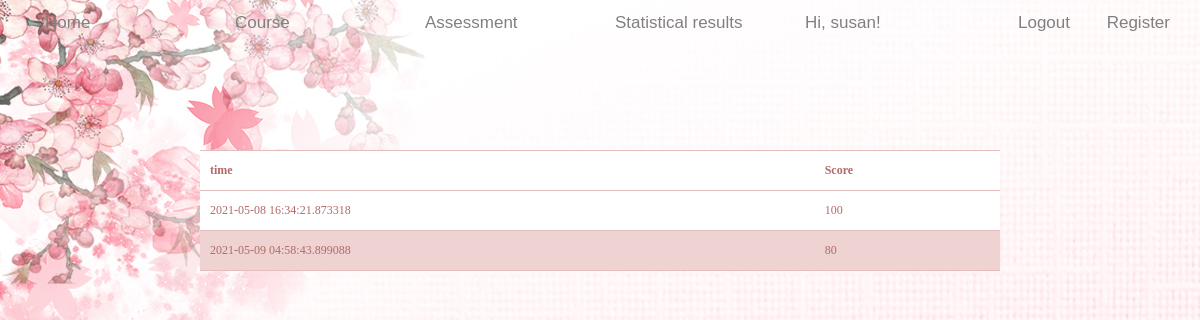
Screenshot of /table (signed in) with the database file from the repository.
### app/models.py (models this page shows, shortened)
class User(UserMixin, db.Model):
    id = db.Column(db.Integer, primary_key=True)
    username = db.Column(db.String(64), index=True, unique=True)
    email = db.Column(db.String(120), index=True, unique=True)
    password_hash = db.Column(db.String(128))
    results = db.relationship('Result', backref='author', lazy='dynamic')
    def get_id(self):
        return self.id

class Result(db.Model):
    id = db.Column(db.Integer, primary_key=True)
    user_id = db.Column(db.Integer, db.ForeignKey('user.id'))
    timestamp = db.Column(db.DateTime, index=True, default=datetime.utcnow)
    mark = db.Column(db.Integer)

### app/routes.py (the view)
@app.route('/table')
@login_required
def table():
    results = Result.query.filter_by(user_id=current_user.get_id()).all()
    return render_template("table.html", results=results)

### app/models.py (called while the page is built)
@login.user_loader
def load_user(id):
    return User.query.get(int(id))

### app/templates/table.html (shortened to what this page needs)
<!DOCTYPE html>
<html lang="en">
<head>
    <link rel="stylesheet" href="../static/css/base.css">
    <link rel="stylesheet" href="../static/bootstrap-3.4.1-dist/css/bootstrap.css">
</head>
<body>
    <header class="wz">
        <div style="height: 10px;"></div>
        <div class="container mycheng" style="width: 100%;">
            <div class="container" style= "width: 100%; height: 40px;">
                <div class="col-lg-2 col-md-4 col-sm-6"><a href="/home" target="_self" class="navigation">Home</a></div>
                <div class="col-lg-2 col-md-4 col-sm-6"><a href="/learn" target="_self" class="navigation">Course</a></div>
                <div class="col-lg-2 col-md-4 col-sm-6"><a href="/assessment_home" target="_self" class="navigation">Assessment</a></div>
                <div class="col-lg-2 col-md-4 col-sm-6"><a href="/table" target="_self" class="navigation">Statistical results</a></div>
                <div class="col-lg-4 col-md-4 col-sm-6">
                    {% if current_user.is_anonymous %}
                    <a href="/login" class="login navigation" target="_self">Login</a>
                    {% else %}
                    <a class="navigation"> Hi, {{ current_user.username }}! </a>
                    <a href="/logout" class="login navigation" target="_self">Logout</a>
                    {% endif %}
                    <a href="/register" class="register navigation" target="_self">Register</a>
                </div>
            </div>
        </div>
    </header>
    <table id='table-1'>
        <thead>
            <tr>
                <th>time</th>
                <th>Score</th>
            </tr>
        </thead>
        <tbody>
            {% for result in results %}
            <tr>
                <td>{{ result.timestamp }}</td>
                <td>{{ result.mark }}</td>
            </tr>
            {% endfor %}
        </tbody>
    </table>
</body>
</html>

### app/static/css/base.css (style rules this page uses)
* { margin: 0; padding: 0; box-sizing: border-box; }
a { color: #666; text-decoration: none }
body { -webkit-font-smoothing: antialiased; background-color: #fff; background-image: url(../images/3.jpg); font: 12px/1.5 Microsoft YaHei, Heiti SC, tahoma, arial, Hiragino Sans GB, "\5B8B\4F53", sans-serif; color: #666 }
.login { position: absolute; right: 100px; }
.register { position: absolute; right: 0px; }
.navigation { font-size: 17px; color: gray; }
#table-1 thead, #table-1 tr { border-top-width: 1px; border-top-style: solid; height: 40px; border-top-color: rgb(230, 189, 189); }
#table-1 { border-bottom-width: 1px; border-bottom-style: solid; border-bottom-color: rgb(230, 189, 189); width: 800px ; margin:100px auto; }
#table-1 td, #table-1 th { padding: 5px 10px; font-size: 12px; font-family: Verdana; color: rgb(177, 106, 104); }
#table-1 tr:nth-child(even) { background: rgb(238, 211, 210) }
#table-1 tr:nth-child(odd) { background: #FFF }
.wz { font: 17px/1.5 Microsoft YaHei, Heiti SC, tahoma, arial, Hiragino Sans GB, "\5B8B\4F53", sans-serif; }

### rows the page displays
User: username "susan"
Result: timestamp "2021-05-08 16:34:21.873318", mark "100"
Result: timestamp "2021-05-09 04:58:43.899088", mark "80"
